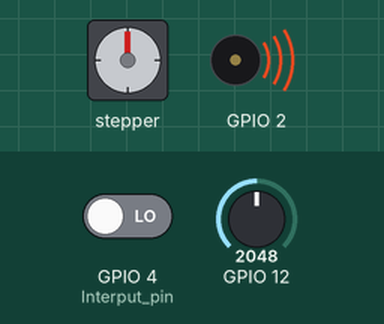
A sketch run on a simulated ESP32. Parts: stepper motor, buzzer (waves = sounding). The test bench sets the inputs (shaded band); at power-on: GPIO 4 (Interput_pin) LOW, GPIO 12 = 2048. Stepper angles assume 200 steps per turn; what the sketch prints to the serial monitor is not drawn.

Above: at 1.2 s.
1.3 s: GPIO 4 (Interput_pin) driven HIGH
Timing chart, 0 to 4.3 s (numbered marks = the images above; inputs shaded):
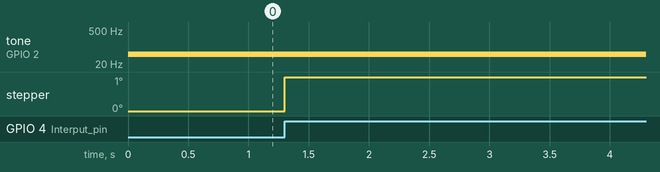

The sketch:

Stepper-H-bridge.ino
```cpp
/*
 Stepper Motor Control - one step at a time

 This program drives a unipolar or bipolar stepper motor.
 The motor is attached to digital pins 8 - 11 of the Arduino.

 The motor will step one step at a time, very slowly.  You can use this to
 test that you've got the four wires of your stepper wired to the correct
 pins. If wired correctly, all steps should be in the same direction.

 Use this also to count the number of steps per revolution of your motor,
 if you don't know it.  Then plug that number into the oneRevolution
 example to see if you got it right.

 Created 30 Nov. 2009
 by Tom Igoe

 */

#include <Stepper.h>

const int stepsPerRevolution = 200;  // change this to fit the number of steps per revolution
// for your motor

// initialize the stepper library on pins 8 through 11:
Stepper myStepper(stepsPerRevolution, 25, 26, 32, 33);

volatile int stepCount = 0;  // number of steps the motor has taken

void IRAM_ATTR Ext_INT1_ISR() {
  myStepper.step(1);

  stepCount++;
}


void setup() {
  // initialize the serial port:
  Serial.begin(9600);
  pinMode(4, INPUT_PULLDOWN);  //Interput pin
  attachInterrupt(4, Ext_INT1_ISR, CHANGE);

  pinMode(2, OUTPUT);
  tone(2, 100);

  pinMode(12, INPUT);
}

void loop() {
  // step one step:

  Serial.print("steps:");
  Serial.println(stepCount);
  tone(2, map(analogRead(12), 0, 4095, 1, 100));

  delay(100);

}
```
